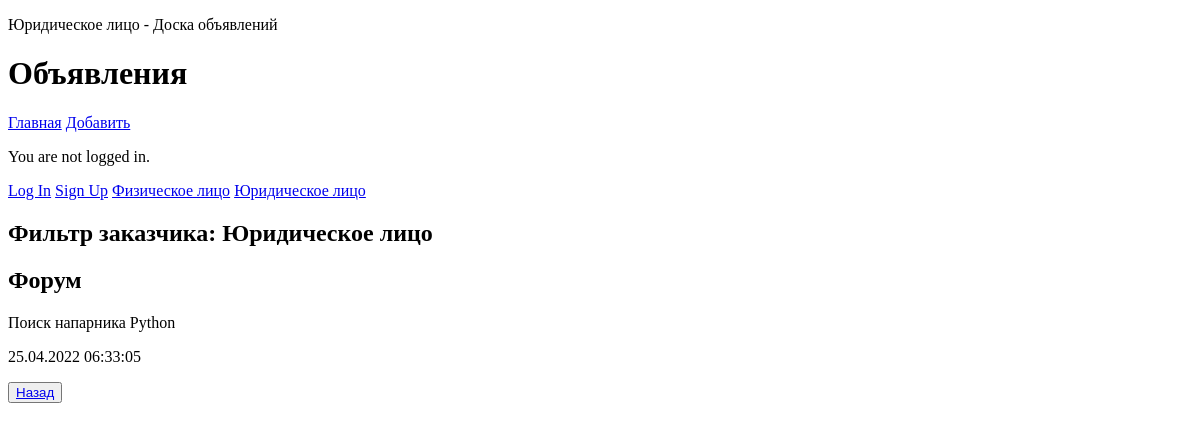
Page /bboard/1/ on the earlier database version.
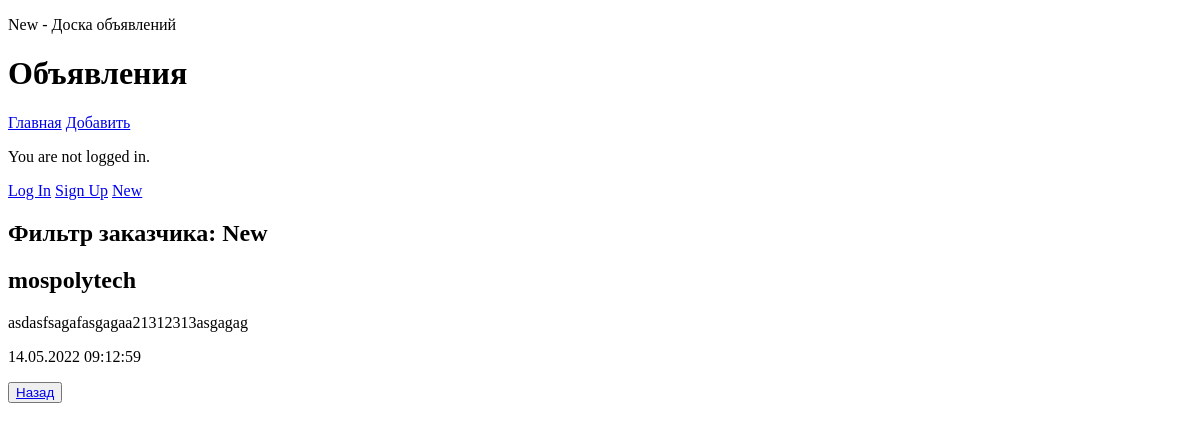
Same page on the later database version.
### bboard/models.py (models this page shows, shortened)
class Rubric(models.Model):
    name = models.CharField(max_length=20, db_index=True, verbose_name='Название')
    class Meta:
        verbose_name_plural = 'Заказчики'
        verbose_name = 'Заказчик'
        ordering = ['name']\

class BBoard(models.Model):
    title = models.CharField(max_length=50, verbose_name = "Предложение по разработке")
    content = models.TextField(null=True, blank=True, verbose_name = "Описание задачи")
    price = models.FloatField(null=True, blank=True, verbose_name = "Предлогаемая цена")
    published = models.DateTimeField(auto_now_add=True, db_index=True, verbose_name = "Дата публикации")
    rubric = models.ForeignKey('Rubric', null = True, on_delete = models.PROTECT, verbose_name = "Заказчик")
    class Meta:
        verbose_name_plural = "Акутальные предложения"
        verbose_name = "Актуальное предложение"
        ordering = ['-published']

### bboard/views.py (the view)
# urls.py: path('<int:rubric_id>/', by_rubric, name = 'by_rubric'),
def by_rubric(request, rubric_id):
    bbs = BBoard.objects.filter(rubric = rubric_id)
    rubrics = Rubric.objects.all()
    current_rubric = Rubric.objects.get(pk = rubric_id)
    context = {'bbs':bbs, 'rubrics':rubrics, 'current_rubric':current_rubric}
    return render(request, 'bboard/by_rubric.html', context)

### bboard/templates/bboard/by_rubric.html
{% extends 'layout/basic.html' %}
{% block title %}{{ current_rubric.name }}{% endblock %}
{% block content %}
<h2>Фильтр заказчика: {{ current_rubric.name }}</h2>
{% for bb in bbs %}
<div>
    <h2>{{ bb.title }}</h2>
    <p>{{ bb.content }}</p>
    <p>{{ bb.published|date:"d.m.Y H:i:s" }}</p>
</div>
{% endfor %}
<form>
    <button><a href="javascript:history.go(-1)" class="btn btn-default">Назад</a></button>
</form>
{% endblock %}

### bboard/templates/layout/basic.html (shortened to what this page needs)
{% load static %}
<!DOCTYPE html>
<html>
    <head>
        <link rel="stylesheet" type="text/css" href="{% static 'bboard/style.css' %}">
        <p>{% block title %}Главная{% endblock %} - Доска объявлений</p>
    </head>
    <body>
        <header>
            <h1>Объявления</h1>
        </header>
        <nav>
            <a href="{% url 'index' %}">Главная</a>
            <a href="{% url 'add' %}">Добавить</a>
            {% if user.is_authenticated %}
                <p>Hi {{ user.username }}!</p>
                <p><a href="{% url 'logout' %}">Log out</a></p>
            {% else %}
                <p>You are not logged in.</p>
                <a href="{% url 'login' %}">Log In</a>
                <a href="{% url 'signup' %}">Sign Up</a>
            {% endif %}
            {% for rubric in rubrics %}
            <a href="{% url 'by_rubric' rubric.pk %}">
            {{ rubric.name }}</a>
            {% endfor %}
        </nav>
        <section>
            {% block content %}
            {% endblock %}
        </section>
    </body>
</html>

Differences in the rows shown:
removed Rubric: name "Физическое лицо"
removed BBoard: title "Форум", content "Поиск напарника Python", published "25.04.2022 06:33:05"
changed Rubric: name "Юридическое лицо" → "New"
added BBoard: title "mospolytech", content "asdasfsagafasgagaa21312313asgagag", published "14.05.2022 09:12:59"
